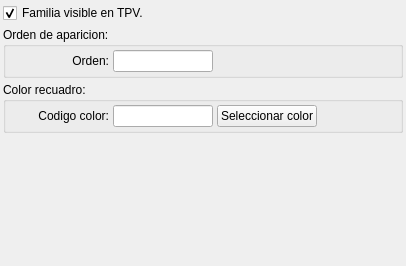
<?xml version="1.0" encoding="UTF-8"?>
<ui version="4.0">
 <author>Tomeu Borras Riera</author>
 <class>FamiliasTPVBase</class>
 <widget class="QWidget" name="FamiliasTPVBase">
  <property name="geometry">
   <rect>
    <x>0</x>
    <y>0</y>
    <width>406</width>
    <height>266</height>
   </rect>
  </property>
  <layout class="QVBoxLayout" name="verticalLayout">
   <item>
    <widget class="QCheckBox" name="mui_visibletpvfamilia">
     <property name="text">
      <string>Familia visible en TPV.</string>
     </property>
     <property name="checked">
      <bool>true</bool>
     </property>
    </widget>
   </item>
   <item>
    <widget class="QGroupBox" name="groupBox_2">
     <property name="title">
      <string>Orden de aparicion:</string>
     </property>
     <layout class="QHBoxLayout" name="horizontalLayout_2">
      <item>
       <widget class="QLabel" name="label_2">
        <property name="minimumSize">
         <size>
          <width>100</width>
          <height>0</height>
         </size>
        </property>
        <property name="text">
         <string>Orden:</string>
        </property>
        <property name="alignment">
         <set>Qt::AlignRight|Qt::AlignTrailing|Qt::AlignVCenter</set>
        </property>
       </widget>
      </item>
      <item>
       <widget class="QLineEdit" name="mui_ordentpvfamilia">
        <property name="minimumSize">
         <size>
          <width>100</width>
          <height>0</height>
         </size>
        </property>
        <property name="maximumSize">
         <size>
          <width>100</width>
          <height>16777215</height>
         </size>
        </property>
        <property name="inputMethodHints">
         <set>Qt::ImhDialableCharactersOnly|Qt::ImhDigitsOnly|Qt::ImhEmailCharactersOnly|Qt::ImhExclusiveInputMask|Qt::ImhFormattedNumbersOnly|Qt::ImhLowercaseOnly|Qt::ImhPreferNumbers|Qt::ImhUppercaseOnly|Qt::ImhUrlCharactersOnly</set>
        </property>
        <property name="inputMask">
         <string>0000; </string>
        </property>
        <property name="maxLength">
         <number>4</number>
        </property>
       </widget>
      </item>
      <item>
       <spacer name="horizontalSpacer_2">
        <property name="orientation">
         <enum>Qt::Horizontal</enum>
        </property>
        <property name="sizeHint" stdset="0">
         <size>
          <width>173</width>
          <height>20</height>
         </size>
        </property>
       </spacer>
      </item>
     </layout>
    </widget>
   </item>
   <item>
    <widget class="QGroupBox" name="groupBox">
     <property name="title">
      <string>Color recuadro:</string>
     </property>
     <layout class="QHBoxLayout" name="horizontalLayout">
      <item>
       <widget class="QLabel" name="label">
        <property name="minimumSize">
         <size>
          <width>100</width>
          <height>0</height>
         </size>
        </property>
        <property name="text">
         <string>Codigo color:</string>
        </property>
        <property name="alignment">
         <set>Qt::AlignRight|Qt::AlignTrailing|Qt::AlignVCenter</set>
        </property>
       </widget>
      </item>
      <item>
       <widget class="QLineEdit" name="mui_colortpvfamilia">
        <property name="minimumSize">
         <size>
          <width>100</width>
          <height>0</height>
         </size>
        </property>
        <property name="maximumSize">
         <size>
          <width>100</width>
          <height>16777215</height>
         </size>
        </property>
        <property name="inputMethodHints">
         <set>Qt::ImhPreferUppercase|Qt::ImhUppercaseOnly</set>
        </property>
       </widget>
      </item>
      <item>
       <widget class="QPushButton" name="mui_seleccionarcolor">
        <property name="text">
         <string>Seleccionar color</string>
        </property>
       </widget>
      </item>
      <item>
       <spacer name="horizontalSpacer">
        <property name="orientation">
         <enum>Qt::Horizontal</enum>
        </property>
        <property name="sizeHint" stdset="0">
         <size>
          <width>40</width>
          <height>20</height>
         </size>
        </property>
       </spacer>
      </item>
     </layout>
    </widget>
   </item>
   <item>
    <spacer name="verticalSpacer">
     <property name="orientation">
      <enum>Qt::Vertical</enum>
     </property>
     <property name="sizeHint" stdset="0">
      <size>
       <width>20</width>
       <height>167</height>
      </size>
     </property>
    </spacer>
   </item>
  </layout>
 </widget>
 <layoutdefault spacing="4" margin="3"/>
 <resources>
  <include location="../../../bulmages.qrc"/>
 </resources>
 <connections/>
</ui>
